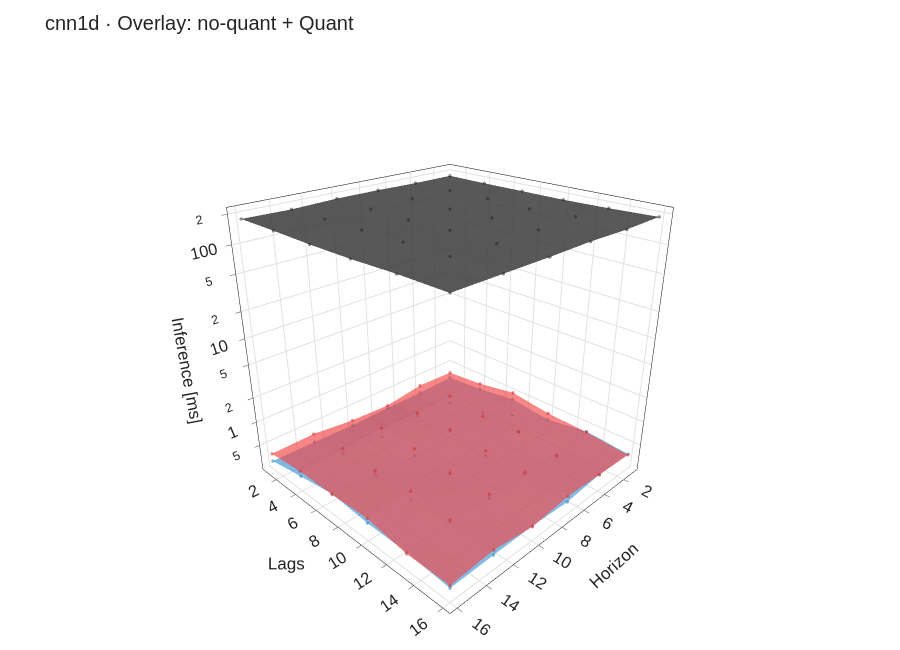
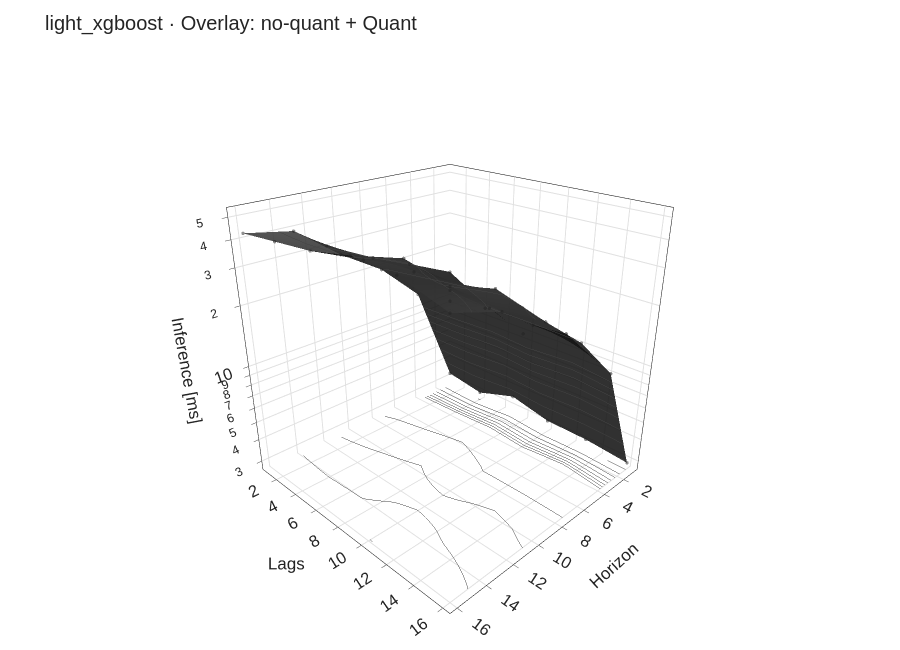
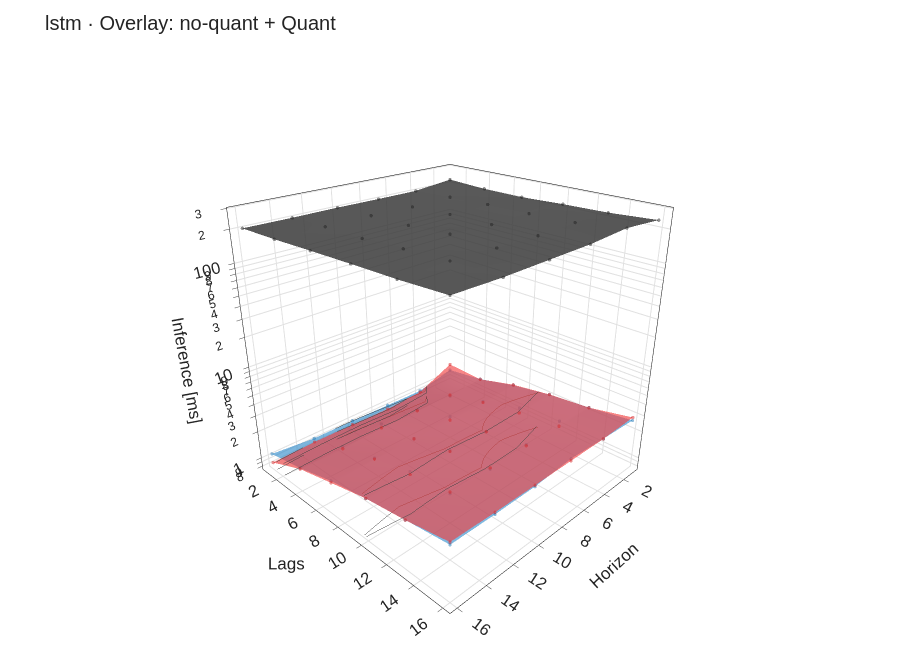
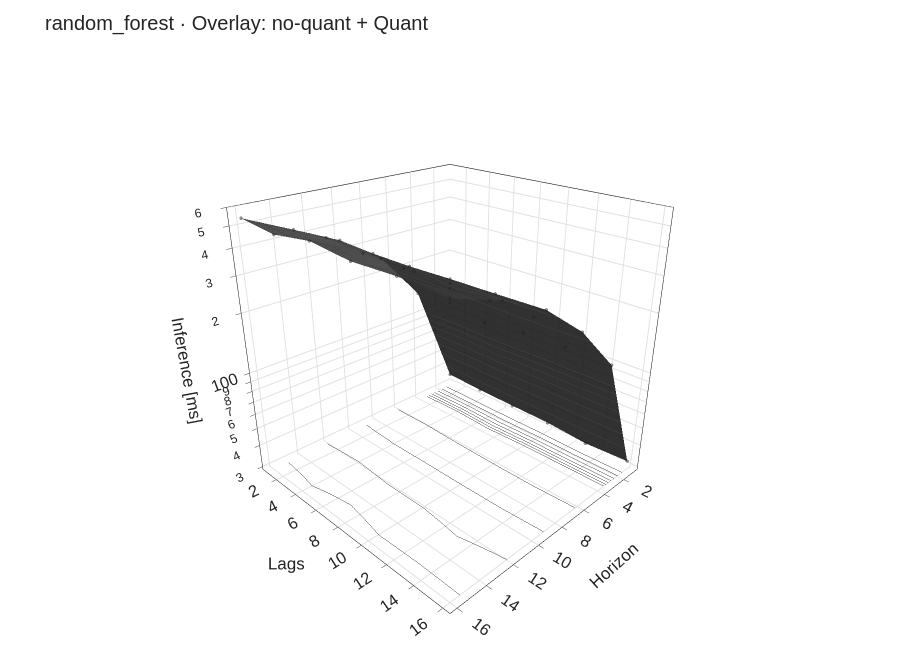

Notebook code for these charts, in order:
### Code cell
# === Plotly 3D · Overlay je Modell (no-quant + Quant) mit einheitlichem Kamerawinkel ===
import re
import numpy as np
import pandas as pd
import plotly.graph_objects as go
from plotly.subplots import make_subplots

# ---------- Wissenschaftliches Styling ----------
CAMERA_SCI = dict(eye=dict(x=1.55, y=1.55, z=1.05), center=dict(x=0, y=0, z=0), up=dict(x=0, y=0, z=1))
FONT_SCI   = dict(family="Arial, Helvetica, sans-serif", size=14)
GRIDCOLOR  = "rgba(0,0,0,0.12)"

COLORS = {
    "no-quant": "#222222",
    "quant-fp16": "#1f77b4",
    "quant-int8": "#d62728",
    # fallback:
    "other": "#2ca02c",
}

def _label_quant(q: str) -> str:
    s = str(q).lower()
    if "no" in s and "quant" in s:              return "no-quant"
    if re.search(r"(float\s*16|fp\s*16|quant.*16)", s):  return "quant-fp16"
    if re.search(r"(int\s*8|quant[-_ ]?8)", s):          return "quant-int8"
    return s

def _clean_df(df: pd.DataFrame) -> pd.DataFrame:
    need = {"algorithm","lags","horizon","avg_inference_time_ms"}
    miss = need - set(df.columns)
    if miss: raise ValueError(f"Fehlende Spalten: {sorted(miss)}")
    d = df.copy()
    d["lags"] = pd.to_numeric(d["lags"], errors="coerce")
    d["horizon"] = pd.to_numeric(d["horizon"], errors="coerce")
    d["avg_inference_time_ms"] = pd.to_numeric(d["avg_inference_time_ms"], errors="coerce")
    d["quant_mode"] = d.get("quant_mode", "no-quant")
    d["quant_mode"] = d["quant_mode"].map(_label_quant)
    return d.dropna(subset=["lags","horizon","avg_inference_time_ms"])

def _agg(df: pd.DataFrame) -> pd.DataFrame:
    return (df.groupby(["algorithm","quant_mode","lags","horizon"], as_index=False)
              ["avg_inference_time_ms"].mean())

def _to_grid(df_sub: pd.DataFrame, zcol="avg_inference_time_ms"):
    piv = df_sub.pivot_table(index="lags", columns="horizon", values=zcol, aggfunc="mean")
    X = np.array(sorted(piv.columns))   # horizons
    Y = np.array(sorted(piv.index))     # lags
    Z = piv.reindex(index=Y, columns=X).values.astype(float)
    return X, Y, Z

# ---------- z-Skalierung: 'log' | 'asinh' | 'cut' (Pseudo-broken axis) ----------
def transform_z(Z, mode="log", cut_value=None, compress=0.25):
    """
    - log: keine Transformation der Daten; Achse in Plotly auf log setzen
    - asinh: weiche Kompression: z' = asinh(z / s), s ~ Median -> linear für klein, log-ähnlich für groß
    - cut:   Pseudo-'broken axis': bis cut_value linear, danach kleinere Steigung (komprimiert)
    """
    if mode == "log":
        return Z, None  # Achse auf log, Daten unverändert

    if mode == "asinh":
        s = np.nanmedian(Z[Z>0]) or 1.0
        Zt = np.arcsinh(Z / s)
        # Ticks: zurückrechnen
        ticks = np.linspace(np.nanmin(Zt), np.nanmax(Zt), 6)
        tickvals = ticks
        ticktext = [f"{(np.sinh(t)*s):.2g}" for t in ticks]
        return Zt, dict(type="linear", tickmode="array", tickvals=tickvals, ticktext=ticktext)

    if mode == "cut":
        if cut_value is None:
            # default: 95%-Quantil der Werte als Cut
            finite = Z[np.isfinite(Z)]
            cut_value = float(np.quantile(finite, 0.95)) if finite.size else 1.0
        Zt = Z.copy()
        above = Z > cut_value
        Zt[above] = cut_value + (Z[above] - cut_value) * compress
        # Ticks: ein paar unterhalb + oberhalb
        low_ticks  = np.linspace(np.nanmin(Z), cut_value, 4)
        high_ticks = np.linspace(cut_value, np.nanmax(Z), 3)[1:]  # ohne Doppelung
        def _map(v):
            return cut_value + (v - cut_value) * compress if v > cut_value else v
        tickvals = [_map(v) for v in list(low_ticks) + list(high_ticks)]
        ticktext = [f"{v:.2g}" for v in list(low_ticks) + list(high_ticks)]
        return Zt, dict(type="linear", tickmode="array", tickvals=tickvals, ticktext=ticktext)

    raise ValueError("mode muss 'log', 'asinh' oder 'cut' sein")

def _apply_layout(fig: go.Figure, title: str, zaxis_style=None, log_axis=False, height=650):
    scene = dict(
        xaxis=dict(title="Horizon",  showgrid=True, gridcolor=GRIDCOLOR, zeroline=False,
                   ticks="outside", mirror=True, showline=True, linewidth=1, linecolor="black"),
        yaxis=dict(title="Lags",     showgrid=True, gridcolor=GRIDCOLOR, zeroline=False,
                   ticks="outside", mirror=True, showline=True, linewidth=1, linecolor="black"),
        zaxis=dict(title="Inference [ms]",
                   type="log" if log_axis else "linear",
                   showgrid=True, gridcolor=GRIDCOLOR, zeroline=False,
                   ticks="outside", mirror=True, showline=True, linewidth=1, linecolor="black",
                   exponentformat="e"),
        bgcolor="white",
        camera=CAMERA_SCI,
    )
    if zaxis_style:
        scene["zaxis"].update(zaxis_style)

    fig.update_layout(
        title=title, template="simple_white", font=FONT_SCI,
        legend=dict(orientation="h", yanchor="bottom", y=1.02, xanchor="right", x=1),
        margin=dict(l=10, r=10, t=60, b=10), height=height
    )
    fig.update_scenes(**scene)

def plot_overlay_for_algorithm(df: pd.DataFrame,
                               algorithm: str,
                               include_quants=("no-quant","quant-fp16","quant-int8"),
                               z_mode="log",           # 'log' | 'asinh' | 'cut'
                               cut_value=None,         # nur für z_mode='cut'
                               compress=0.25):
    d = _clean_df(df)
    d = d[(d["algorithm"] == algorithm) & (d["quant_mode"].isin(include_quants))]
    if d.empty:
        raise ValueError(f"Keine Daten für '{algorithm}' mit {include_quants}.")

    g = _agg(d)
    fig = go.Figure()

    # Surfaces: Schicht über Schicht
    # Reihenfolge: zuerst no-quant (unten/opaque), dann Quant (oben/transparenter)
    order = [q for q in ("no-quant","quant-fp16","quant-int8") if q in g["quant_mode"].unique()]
    for q in order:
        sub = g[g["quant_mode"] == q]
        X, Y, Z = _to_grid(sub, "avg_inference_time_ms")

        # z-Transformation (falls asinh/cut)
        Zt, zstyle = transform_z(Z, mode=z_mode, cut_value=cut_value, compress=compress)

        color = COLORS.get(q, COLORS["other"])
        fig.add_trace(go.Surface(
            x=X, y=Y, z=Zt,
            name=q, showscale=False,
            opacity=0.88 if q == "no-quant" else 0.65,
            surfacecolor=np.zeros_like(Zt),
            colorscale=[[0, color], [1, color]],
            contours=dict(z=dict(show=True, usecolormap=False, highlightcolor="black", project_z=True)),
            lighting=dict(ambient=0.6, diffuse=0.7, specular=0.1, roughness=0.5),
        ))
        # Punkte als Referenz (falls Grid unvollständig)
        fig.add_trace(go.Scatter3d(
            x=sub["horizon"], y=sub["lags"], z=Zt.ravel(order="C")[:len(sub)],  # robust fallback
            mode="markers", name=f"{q} · Punkte", showlegend=False,
            marker=dict(size=2, color=color, opacity=0.5),
        ))

    # Layout
    _apply_layout(
        fig,
        title=f"{algorithm} · Overlay: no-quant + Quant",
        zaxis_style=(zstyle if z_mode in {"asinh","cut"} else None),
        log_axis=(z_mode == "log"),
    )
    # Achsentitel bei alternativen Modi anpassen
    if z_mode == "asinh":
        fig.update_scenes(zaxis_title="asinh(Inference / s)")
    if z_mode == "cut":
        fig.add_annotation(text="z-Achse komprimiert (Pseudo-Cut)",
                           xref="paper", yref="paper", x=0, y=1.07, showarrow=False,
                           font=dict(size=12, color="#444"))

    return fig

# ---------- Grid: alle Modelle, jeweils 2 nebeneinander ----------
def plot_overlay_grid_all_models(df: pd.DataFrame,
                                 include_quants=("no-quant","quant-fp16","quant-int8"),
                                 z_mode="log", cut_value=None, compress=0.25, cols=2):
    d = _clean_df(df)
    algos = sorted(d["algorithm"].unique())
    rows = int(np.ceil(len(algos)/cols))
    fig = make_subplots(
        rows=rows, cols=cols,
        specs=[[{"type":"scene"} for _ in range(cols)] for _ in range(rows)],
        subplot_titles=algos
    )

    for i, algo in enumerate(algos):
        r, c = divmod(i, cols)
        r, c = r+1, c+1
        sub = d[(d["algorithm"] == algo) & (d["quant_mode"].isin(include_quants))]
        if sub.empty:
            continue
        g = _agg(sub)

        order = [q for q in ("no-quant","quant-fp16","quant-int8") if q in g["quant_mode"].unique()]
        zstyle_scene = None
        for q in order:
            gq = g[g["quant_mode"] == q]
            X, Y, Z = _to_grid(gq)
            Zt, zstyle_scene = transform_z(Z, mode=z_mode, cut_value=cut_value, compress=compress)
            color = COLORS.get(q, COLORS["other"])
            fig.add_trace(go.Surface(
                x=X, y=Y, z=Zt, name=f"{algo} · {q}", showscale=False,
                opacity=0.88 if q == "no-quant" else 0.65,
                surfacecolor=np.zeros_like(Zt),
                colorscale=[[0, color], [1, color]],
                contours=dict(z=dict(show=True, usecolormap=False, highlightcolor="black", project_z=True)),
                lighting=dict(ambient=0.6, diffuse=0.7, specular=0.1, roughness=0.5),
            ), row=r, col=c)

        # Szene-Layout je Subplot (gleicher Kamerawinkel überall)
        scene_kw = dict(
            xaxis_title="Horizon", yaxis_title="Lags",
            zaxis_title="Inference [ms]",
            bgcolor="white",
            camera=CAMERA_SCI,
            zaxis=dict(
                type="log" if z_mode == "log" else "linear",
                showgrid=True, gridcolor=GRIDCOLOR, zeroline=False,
                ticks="outside", mirror=True, showline=True, linewidth=1, linecolor="black",
                exponentformat="e",
            )
        )
        if z_mode in {"asinh","cut"} and zstyle_scene:
            scene_kw["zaxis"].update(zstyle_scene)
            if z_mode == "asinh":
                scene_kw["zaxis"]["title"] = "asinh(Inference / s)"
        fig.update_scenes(**scene_kw, row=r, col=c)

    fig.update_layout(
        title="Modelle (jeweils Overlay: no-quant + Quant) – einheitlicher Kamerawinkel",
        template="simple_white", font=FONT_SCI,
        legend=dict(orientation="h", yanchor="bottom", y=1.02, xanchor="right", x=1),
        margin=dict(l=10, r=10, t=60, b=10), height=max(650, rows*520)
    )
    if z_mode == "cut":
        fig.add_annotation(text="z-Achse komprimiert (Pseudo-Cut)",
                           xref="paper", yref="paper", x=0, y=1.07, showarrow=False,
                           font=dict(size=12, color="#444"))
    return fig

# ---------- Beispiel-Nutzung ----------
# 1) Je Modell ein Overlay-Plot (no-quant + alle vorhandenen Quant-Varianten), log-z:
for algo in sorted(df_out["algorithm"].unique()):
    fig = plot_overlay_for_algorithm(df_out, algorithm=algo,
                                     include_quants=("no-quant","quant-fp16","quant-int8"),
                                     z_mode="log")  # oder 'asinh' / 'cut'
    fig.show()

# 2) Alle Modelle in einem Raster (2 nebeneinander), hier mit Pseudo-Cut:
fig_grid = plot_overlay_grid_all_models(
    df_out,
    include_quants=("no-quant","quant-fp16","quant-int8"),
    z_mode="cut",       # 'log' für reine Log-Achse, 'asinh' für weiche Kompression
    cut_value=None,     # None = automatisch (95%-Quantil); sonst z.B. 50 (ms)
    compress=0.25,      # Kompressionsfaktor >0 & <1 (kleiner = stärker komprimiert)
    cols=2
)
fig_grid.show()

### Figure 1 — Plotly figure (JSON) as saved in the notebook; plotly's stock layout.template omitted (floating-point values rounded to 4 significant figures)
{"data": [{"colorscale": [[0, "#222222"], [1, "#222222"]], "contours": {"z": {"highlightcolor": "black", "project": {"z": true}, "show": true, "usecolormap": false}}, "lighting": {"ambient": 0.6, "diffuse": 0.7, "roughness": 0.5, "specular": 0.1}, "name": "no-quant", "opacity": 0.88, "showscale": false, "surfacecolor": [[0.0, 0.0, 0.0, 0.0, 0.0, 0.0], [0.0, 0.0, 0.0, 0.0, 0.0, 0.0], [0.0, 0.0, 0.0, 0.0, 0.0, 0.0], [0.0, 0.0, 0.0, 0.0, 0.0, 0.0], [0.0, 0.0, 0.0, 0.0, 0.0, 0.0], [0.0, 0.0, 0.0, 0.0, 0.0, 0.0]], "type": "surface", "x": [1, 4, 7, 10, 13, 16], "y": [1, 4, 7, 10, 13, 16], "z": [[179.0, 178.0, 181.5, 181.9, 176.2, 179.6], [177.1, 179.9, 181.3, 177.7, 178.7, 179.2], [177.2, 181.5, 177.6, 177.0, 182.0, 176.5], [177.0, 178.1, 184.0, 180.7, 185.0, 177.6], [180.9, 189.4, 182.2, 179.6, 186.3, 183.2], [188.1, 183.8, 187.4, 184.1, 183.6, 183.4]]}, {"marker": {"color": "#222222", "opacity": 0.5, "size": 2}, "mode": "markers", "name": "no-quant · Punkte", "showlegend": false, "type": "scatter3d", "x": [1, 4, 7, 10, 13, 16, 1, 4, 7, 10, 13, 16, 1, 4, 7, 10, 13, 16, 1, 4, 7, 10, 13, 16, 1, 4, 7, 10, 13, 16, 1, 4, 7, 10, 13, 16], "y": [1, 1, 1, 1, 1, 1, 4, 4, 4, 4, 4, 4, 7, 7, 7, 7, 7, 7, 10, 10, 10, 10, 10, 10, 13, 13, 13, 13, 13, 13, 16, 16, 16, 16, 16, 16], "z": [179.0, 178.0, 181.5, 181.9, 176.2, 179.6, 177.1, 179.9, 181.3, 177.7, 178.7, 179.2, 177.2, 181.5, 177.6, 177.0, 182.0, 176.5, 177.0, 178.1, 184.0, 180.7, 185.0, 177.6, 180.9, 189.4, 182.2, 179.6, 186.3, 183.2, 188.1, 183.8, 187.4, 184.1, 183.6, 183.4]}, {"colorscale": [[0, "#1f77b4"], [1, "#1f77b4"]], "contours": {"z": {"highlightcolor": "black", "project": {"z": true}, "show": true, "usecolormap": false}}, "lighting": {"ambient": 0.6, "diffuse": 0.7, "roughness": 0.5, "specular": 0.1}, "name": "quant-fp16", "opacity": 0.65, "showscale": false, "surfacecolor": [[0.0, 0.0, 0.0, 0.0, 0.0, 0.0], [0.0, 0.0, 0.0, 0.0, 0.0, 0.0], [0.0, 0.0, 0.0, 0.0, 0.0, 0.0], [0.0, 0.0, 0.0, 0.0, 0.0, 0.0], [0.0, 0.0, 0.0, 0.0, 0.0, 0.0], [0.0, 0.0, 0.0, 0.0, 0.0, 0.0]], "type": "surface", "x": [1, 4, 7, 10, 13, 16], "y": [1, 4, 7, 10, 13, 16], "z": [[0.3136, 0.3021, 0.3013, 0.2921, 0.304, 0.3087], [0.3438, 0.3619, 0.3988, 0.3614, 0.3874, 0.3709], [0.4038, 0.4441, 0.4292, 0.364, 0.3933, 0.4368], [0.3539, 0.4248, 0.3634, 0.436, 0.3652, 0.3956], [0.4258, 0.3589, 0.4281, 0.3853, 0.408, 0.3913], [0.3838, 0.3891, 0.3456, 0.3654, 0.3598, 0.3499]]}, {"marker": {"color": "#1f77b4", "opacity": 0.5, "size": 2}, "mode": "markers", "name": "quant-fp16 · Punkte", "showlegend": false, "type": "scatter3d", "x": [1, 4, 7, 10, 13, 16, 1, 4, 7, 10, 13, 16, 1, 4, 7, 10, 13, 16, 1, 4, 7, 10, 13, 16, 1, 4, 7, 10, 13, 16, 1, 4, 7, 10, 13, 16], "y": [1, 1, 1, 1, 1, 1, 4, 4, 4, 4, 4, 4, 7, 7, 7, 7, 7, 7, 10, 10, 10, 10, 10, 10, 13, 13, 13, 13, 13, 13, 16, 16, 16, 16, 16, 16], "z": [0.3136, 0.3021, 0.3013, 0.2921, 0.304, 0.3087, 0.3438, 0.3619, 0.3988, 0.3614, 0.3874, 0.3709, 0.4038, 0.4441, 0.4292, 0.364, 0.3933, 0.4368, 0.3539, 0.4248, 0.3634, 0.436, 0.3652, 0.3956, 0.4258, 0.3589, 0.4281, 0.3853, 0.408, 0.3913, 0.3838, 0.3891, 0.3456, 0.3654, 0.3598, 0.3499]}, {"colorscale": [[0, "#d62728"], [1, "#d62728"]], "contours": {"z": {"highlightcolor": "black", "project": {"z": true}, "show": true, "usecolormap": false}}, "lighting": {"ambient": 0.6, "diffuse": 0.7, "roughness": 0.5, "specular": 0.1}, "name": "quant-int8", "opacity": 0.65, "showscale": false, "surfacecolor": [[0.0, 0.0, 0.0, 0.0, 0.0, 0.0], [0.0, 0.0, 0.0, 0.0, 0.0, 0.0], [0.0, 0.0, 0.0, 0.0, 0.0, 0.0], [0.0, 0.0, 0.0, 0.0, 0.0, 0.0], [0.0, 0.0, 0.0, 0.0, 0.0, 0.0], [0.0, 0.0, 0.0, 0.0, 0.0, 0.0]], "type": "surface", "x": [1, 4, 7, 10, 13, 16], "y": [1, 4, 7, 10, 13, 16], "z": [[0.375, 0.3869, 0.3284, 0.3445, 0.3932, 0.386], [0.4123, 0.4475, 0.4381, 0.4725, 0.4518, 0.4294], [0.5028, 0.3953, 0.4473, 0.4517, 0.4382, 0.428], [0.4336, 0.4197, 0.426, 0.4026, 0.4691, 0.45], [0.4161, 0.3691, 0.4051, 0.432, 0.4357, 0.373], [0.3727, 0.3875, 0.4055, 0.3554, 0.4128, 0.3743]]}, {"marker": {"color": "#d62728", "opacity": 0.5, "size": 2}, "mode": "markers", "name": "quant-int8 · Punkte", "showlegend": false, "type": "scatter3d", "x": [1, 4, 7, 10, 13, 16, 1, 4, 7, 10, 13, 16, 1, 4, 7, 10, 13, 16, 1, 4, 7, 10, 13, 16, 1, 4, 7, 10, 13, 16, 1, 4, 7, 10, 13, 16], "y": [1, 1, 1, 1, 1, 1, 4, 4, 4, 4, 4, 4, 7, 7, 7, 7, 7, 7, 10, 10, 10, 10, 10, 10, 13, 13, 13, 13, 13, 13, 16, 16, 16, 16, 16, 16], "z": [0.375, 0.3869, 0.3284, 0.3445, 0.3932, 0.386, 0.4123, 0.4475, 0.4381, 0.4725, 0.4518, 0.4294, 0.5028, 0.3953, 0.4473, 0.4517, 0.4382, 0.428, 0.4336, 0.4197, 0.426, 0.4026, 0.4691, 0.45, 0.4161, 0.3691, 0.4051, 0.432, 0.4357, 0.373, 0.3727, 0.3875, 0.4055, 0.3554, 0.4128, 0.3743]}], "layout": {"font": {"family": "Arial, Helvetica, sans-serif", "size": 14}, "height": 650, "legend": {"orientation": "h", "x": 1, "xanchor": "right", "y": 1.02, "yanchor": "bottom"}, "margin": {"b": 10, "l": 10, "r": 10, "t": 60}, "scene": {"bgcolor": "white", "camera": {"center": {"x": 0, "y": 0, "z": 0}, "eye": {"x": 1.55, "y": 1.55, "z": 1.05}, "up": {"x": 0, "y": 0, "z": 1}}, "xaxis": {"gridcolor": "rgba(0,0,0,0.12)", "linecolor": "black", "linewidth": 1, "mirror": true, "showgrid": true, "showline": true, "ticks": "outside", "title": {"text": "Horizon"}, "zeroline": false}, "yaxis": {"gridcolor": "rgba(0,0,0,0.12)", "linecolor": "black", "linewidth": 1, "mirror": true, "showgrid": true, "showline": true, "ticks": "outside", "title": {"text": "Lags"}, "zeroline": false}, "zaxis": {"exponentformat": "e", "gridcolor": "rgba(0,0,0,0.12)", "linecolor": "black", "linewidth": 1, "mirror": true, "showgrid": true, "showline": true, "ticks": "outside", "title": {"text": "Inference [ms]"}, "type": "log", "zeroline": false}}, "title": {"text": "cnn1d · Overlay: no-quant + Quant"}}}

### Figure 2 — Plotly figure (JSON) as saved in the notebook; plotly's stock layout.template omitted (floating-point values rounded to 4 significant figures)
{"data": [{"colorscale": [[0, "#222222"], [1, "#222222"]], "contours": {"z": {"highlightcolor": "black", "project": {"z": true}, "show": true, "usecolormap": false}}, "lighting": {"ambient": 0.6, "diffuse": 0.7, "roughness": 0.5, "specular": 0.1}, "name": "no-quant", "opacity": 0.88, "showscale": false, "surfacecolor": [[0.0, 0.0, 0.0, 0.0, 0.0, 0.0], [0.0, 0.0, 0.0, 0.0, 0.0, 0.0], [0.0, 0.0, 0.0, 0.0, 0.0, 0.0], [0.0, 0.0, 0.0, 0.0, 0.0, 0.0], [0.0, 0.0, 0.0, 0.0, 0.0, 0.0], [0.0, 0.0, 0.0, 0.0, 0.0, 0.0]], "type": "surface", "x": [1, 4, 7, 10, 13, 16], "y": [1, 4, 7, 10, 13, 16], "z": [[3.237, 12.19, 19.44, 26.56, 38.91, 42.69], [2.985, 13.05, 21.73, 29.2, 37.6, 44.35], [3.517, 14.03, 24.99, 31.22, 37.28, 46.08], [3.126, 12.22, 19.49, 27.52, 43.12, 50.35], [3.093, 14.64, 19.19, 32.64, 38.65, 49.17], [2.929, 11.32, 19.14, 28.15, 36.46, 42.6]]}, {"marker": {"color": "#222222", "opacity": 0.5, "size": 2}, "mode": "markers", "name": "no-quant · Punkte", "showlegend": false, "type": "scatter3d", "x": [1, 4, 7, 10, 13, 16, 1, 4, 7, 10, 13, 16, 1, 4, 7, 10, 13, 16, 1, 4, 7, 10, 13, 16, 1, 4, 7, 10, 13, 16, 1, 4, 7, 10, 13, 16], "y": [1, 1, 1, 1, 1, 1, 4, 4, 4, 4, 4, 4, 7, 7, 7, 7, 7, 7, 10, 10, 10, 10, 10, 10, 13, 13, 13, 13, 13, 13, 16, 16, 16, 16, 16, 16], "z": [3.237, 12.19, 19.44, 26.56, 38.91, 42.69, 2.985, 13.05, 21.73, 29.2, 37.6, 44.35, 3.517, 14.03, 24.99, 31.22, 37.28, 46.08, 3.126, 12.22, 19.49, 27.52, 43.12, 50.35, 3.093, 14.64, 19.19, 32.64, 38.65, 49.17, 2.929, 11.32, 19.14, 28.15, 36.46, 42.6]}], "layout": {"font": {"family": "Arial, Helvetica, sans-serif", "size": 14}, "height": 650, "legend": {"orientation": "h", "x": 1, "xanchor": "right", "y": 1.02, "yanchor": "bottom"}, "margin": {"b": 10, "l": 10, "r": 10, "t": 60}, "scene": {"bgcolor": "white", "camera": {"center": {"x": 0, "y": 0, "z": 0}, "eye": {"x": 1.55, "y": 1.55, "z": 1.05}, "up": {"x": 0, "y": 0, "z": 1}}, "xaxis": {"gridcolor": "rgba(0,0,0,0.12)", "linecolor": "black", "linewidth": 1, "mirror": true, "showgrid": true, "showline": true, "ticks": "outside", "title": {"text": "Horizon"}, "zeroline": false}, "yaxis": {"gridcolor": "rgba(0,0,0,0.12)", "linecolor": "black", "linewidth": 1, "mirror": true, "showgrid": true, "showline": true, "ticks": "outside", "title": {"text": "Lags"}, "zeroline": false}, "zaxis": {"exponentformat": "e", "gridcolor": "rgba(0,0,0,0.12)", "linecolor": "black", "linewidth": 1, "mirror": true, "showgrid": true, "showline": true, "ticks": "outside", "title": {"text": "Inference [ms]"}, "type": "log", "zeroline": false}}, "title": {"text": "light_xgboost · Overlay: no-quant + Quant"}}}

### Figure 3 — Plotly figure (JSON) as saved in the notebook; plotly's stock layout.template omitted (floating-point values rounded to 4 significant figures)
{"data": [{"colorscale": [[0, "#222222"], [1, "#222222"]], "contours": {"z": {"highlightcolor": "black", "project": {"z": true}, "show": true, "usecolormap": false}}, "lighting": {"ambient": 0.6, "diffuse": 0.7, "roughness": 0.5, "specular": 0.1}, "name": "no-quant", "opacity": 0.88, "showscale": false, "surfacecolor": [[0.0, 0.0, 0.0, 0.0, 0.0, 0.0], [0.0, 0.0, 0.0, 0.0, 0.0, 0.0], [0.0, 0.0, 0.0, 0.0, 0.0, 0.0], [0.0, 0.0, 0.0, 0.0, 0.0, 0.0], [0.0, 0.0, 0.0, 0.0, 0.0, 0.0], [0.0, 0.0, 0.0, 0.0, 0.0, 0.0]], "type": "surface", "x": [1, 4, 7, 10, 13, 16], "y": [1, 4, 7, 10, 13, 16], "z": [[222.4, 202.4, 202.2, 203.7, 202.3, 203.3], [212.3, 210.9, 206.8, 211.2, 209.9, 207.6], [211.0, 217.8, 216.3, 215.5, 211.2, 215.6], [219.6, 220.3, 219.2, 228.7, 223.1, 222.6], [224.7, 228.1, 222.3, 226.2, 233.9, 228.3], [239.1, 256.1, 241.5, 238.6, 235.5, 239.9]]}, {"marker": {"color": "#222222", "opacity": 0.5, "size": 2}, "mode": "markers", "name": "no-quant · Punkte", "showlegend": false, "type": "scatter3d", "x": [1, 4, 7, 10, 13, 16, 1, 4, 7, 10, 13, 16, 1, 4, 7, 10, 13, 16, 1, 4, 7, 10, 13, 16, 1, 4, 7, 10, 13, 16, 1, 4, 7, 10, 13, 16], "y": [1, 1, 1, 1, 1, 1, 4, 4, 4, 4, 4, 4, 7, 7, 7, 7, 7, 7, 10, 10, 10, 10, 10, 10, 13, 13, 13, 13, 13, 13, 16, 16, 16, 16, 16, 16], "z": [222.4, 202.4, 202.2, 203.7, 202.3, 203.3, 212.3, 210.9, 206.8, 211.2, 209.9, 207.6, 211.0, 217.8, 216.3, 215.5, 211.2, 215.6, 219.6, 220.3, 219.2, 228.7, 223.1, 222.6, 224.7, 228.1, 222.3, 226.2, 233.9, 228.3, 239.1, 256.1, 241.5, 238.6, 235.5, 239.9]}, {"colorscale": [[0, "#1f77b4"], [1, "#1f77b4"]], "contours": {"z": {"highlightcolor": "black", "project": {"z": true}, "show": true, "usecolormap": false}}, "lighting": {"ambient": 0.6, "diffuse": 0.7, "roughness": 0.5, "specular": 0.1}, "name": "quant-fp16", "opacity": 0.65, "showscale": false, "surfacecolor": [[0.0, 0.0, 0.0, 0.0, 0.0, 0.0], [0.0, 0.0, 0.0, 0.0, 0.0, 0.0], [0.0, 0.0, 0.0, 0.0, 0.0, 0.0], [0.0, 0.0, 0.0, 0.0, 0.0, 0.0], [0.0, 0.0, 0.0, 0.0, 0.0, 0.0], [0.0, 0.0, 0.0, 0.0, 0.0, 0.0]], "type": "surface", "x": [1, 4, 7, 10, 13, 16], "y": [1, 4, 7, 10, 13, 16], "z": [[1.182, 0.9542, 0.9721, 0.9986, 1.002, 1.113], [1.361, 1.277, 1.355, 1.49, 1.351, 1.332], [1.749, 1.726, 1.811, 1.667, 1.721, 1.718], [2.088, 2.29, 2.02, 2.066, 2.154, 2.057], [2.325, 2.632, 2.427, 2.287, 2.3, 2.37], [2.68, 2.796, 2.945, 2.712, 2.676, 2.697]]}, {"marker": {"color": "#1f77b4", "opacity": 0.5, "size": 2}, "mode": "markers", "name": "quant-fp16 · Punkte", "showlegend": false, "type": "scatter3d", "x": [1, 4, 7, 10, 13, 16, 1, 4, 7, 10, 13, 16, 1, 4, 7, 10, 13, 16, 1, 4, 7, 10, 13, 16, 1, 4, 7, 10, 13, 16, 1, 4, 7, 10, 13, 16], "y": [1, 1, 1, 1, 1, 1, 4, 4, 4, 4, 4, 4, 7, 7, 7, 7, 7, 7, 10, 10, 10, 10, 10, 10, 13, 13, 13, 13, 13, 13, 16, 16, 16, 16, 16, 16], "z": [1.182, 0.9542, 0.9721, 0.9986, 1.002, 1.113, 1.361, 1.277, 1.355, 1.49, 1.351, 1.332, 1.749, 1.726, 1.811, 1.667, 1.721, 1.718, 2.088, 2.29, 2.02, 2.066, 2.154, 2.057, 2.325, 2.632, 2.427, 2.287, 2.3, 2.37, 2.68, 2.796, 2.945, 2.712, 2.676, 2.697]}, {"colorscale": [[0, "#d62728"], [1, "#d62728"]], "contours": {"z": {"highlightcolor": "black", "project": {"z": true}, "show": true, "usecolormap": false}}, "lighting": {"ambient": 0.6, "diffuse": 0.7, "roughness": 0.5, "specular": 0.1}, "name": "quant-int8", "opacity": 0.65, "showscale": false, "surfacecolor": [[0.0, 0.0, 0.0, 0.0, 0.0, 0.0], [0.0, 0.0, 0.0, 0.0, 0.0, 0.0], [0.0, 0.0, 0.0, 0.0, 0.0, 0.0], [0.0, 0.0, 0.0, 0.0, 0.0, 0.0], [0.0, 0.0, 0.0, 0.0, 0.0, 0.0], [0.0, 0.0, 0.0, 0.0, 0.0, 0.0]], "type": "surface", "x": [1, 4, 7, 10, 13, 16], "y": [1, 4, 7, 10, 13, 16], "z": [[1.405, 0.9188, 0.8736, 0.8945, 0.9077, 0.8812], [1.355, 1.313, 1.327, 1.347, 1.279, 1.299], [1.774, 1.677, 1.662, 1.663, 1.68, 1.636], [2.101, 2.017, 2.006, 2.037, 2.008, 2.052], [2.321, 2.311, 2.352, 2.361, 2.386, 2.358], [2.891, 2.778, 2.792, 2.791, 2.807, 2.862]]}, {"marker": {"color": "#d62728", "opacity": 0.5, "size": 2}, "mode": "markers", "name": "quant-int8 · Punkte", "showlegend": false, "type": "scatter3d", "x": [1, 4, 7, 10, 13, 16, 1, 4, 7, 10, 13, 16, 1, 4, 7, 10, 13, 16, 1, 4, 7, 10, 13, 16, 1, 4, 7, 10, 13, 16, 1, 4, 7, 10, 13, 16], "y": [1, 1, 1, 1, 1, 1, 4, 4, 4, 4, 4, 4, 7, 7, 7, 7, 7, 7, 10, 10, 10, 10, 10, 10, 13, 13, 13, 13, 13, 13, 16, 16, 16, 16, 16, 16], "z": [1.405, 0.9188, 0.8736, 0.8945, 0.9077, 0.8812, 1.355, 1.313, 1.327, 1.347, 1.279, 1.299, 1.774, 1.677, 1.662, 1.663, 1.68, 1.636, 2.101, 2.017, 2.006, 2.037, 2.008, 2.052, 2.321, 2.311, 2.352, 2.361, 2.386, 2.358, 2.891, 2.778, 2.792, 2.791, 2.807, 2.862]}], "layout": {"font": {"family": "Arial, Helvetica, sans-serif", "size": 14}, "height": 650, "legend": {"orientation": "h", "x": 1, "xanchor": "right", "y": 1.02, "yanchor": "bottom"}, "margin": {"b": 10, "l": 10, "r": 10, "t": 60}, "scene": {"bgcolor": "white", "camera": {"center": {"x": 0, "y": 0, "z": 0}, "eye": {"x": 1.55, "y": 1.55, "z": 1.05}, "up": {"x": 0, "y": 0, "z": 1}}, "xaxis": {"gridcolor": "rgba(0,0,0,0.12)", "linecolor": "black", "linewidth": 1, "mirror": true, "showgrid": true, "showline": true, "ticks": "outside", "title": {"text": "Horizon"}, "zeroline": false}, "yaxis": {"gridcolor": "rgba(0,0,0,0.12)", "linecolor": "black", "linewidth": 1, "mirror": true, "showgrid": true, "showline": true, "ticks": "outside", "title": {"text": "Lags"}, "zeroline": false}, "zaxis": {"exponentformat": "e", "gridcolor": "rgba(0,0,0,0.12)", "linecolor": "black", "linewidth": 1, "mirror": true, "showgrid": true, "showline": true, "ticks": "outside", "title": {"text": "Inference [ms]"}, "type": "log", "zeroline": false}}, "title": {"text": "lstm · Overlay: no-quant + Quant"}}}

### Figure 4 — Plotly figure (JSON) as saved in the notebook; plotly's stock layout.template omitted (floating-point values rounded to 4 significant figures)
{"data": [{"colorscale": [[0, "#222222"], [1, "#222222"]], "contours": {"z": {"highlightcolor": "black", "project": {"z": true}, "show": true, "usecolormap": false}}, "lighting": {"ambient": 0.6, "diffuse": 0.7, "roughness": 0.5, "specular": 0.1}, "name": "no-quant", "opacity": 0.88, "showscale": false, "surfacecolor": [[0.0, 0.0, 0.0, 0.0, 0.0, 0.0], [0.0, 0.0, 0.0, 0.0, 0.0, 0.0], [0.0, 0.0, 0.0, 0.0, 0.0, 0.0], [0.0, 0.0, 0.0, 0.0, 0.0, 0.0], [0.0, 0.0, 0.0, 0.0, 0.0, 0.0], [0.0, 0.0, 0.0, 0.0, 0.0, 0.0]], "type": "surface", "x": [1, 4, 7, 10, 13, 16], "y": [1, 4, 7, 10, 13, 16], "z": [[34.28, 133.9, 242.6, 340.5, 430.1, 540.3], [33.52, 138.3, 238.2, 332.8, 445.8, 516.5], [33.16, 127.0, 239.2, 331.8, 432.2, 548.9], [32.9, 134.3, 229.7, 336.1, 429.6, 522.6], [31.58, 136.5, 226.9, 338.1, 413.9, 531.0], [32.35, 135.0, 232.4, 341.5, 435.3, 520.0]]}, {"marker": {"color": "#222222", "opacity": 0.5, "size": 2}, "mode": "markers", "name": "no-quant · Punkte", "showlegend": false, "type": "scatter3d", "x": [1, 4, 7, 10, 13, 16, 1, 4, 7, 10, 13, 16, 1, 4, 7, 10, 13, 16, 1, 4, 7, 10, 13, 16, 1, 4, 7, 10, 13, 16, 1, 4, 7, 10, 13, 16], "y": [1, 1, 1, 1, 1, 1, 4, 4, 4, 4, 4, 4, 7, 7, 7, 7, 7, 7, 10, 10, 10, 10, 10, 10, 13, 13, 13, 13, 13, 13, 16, 16, 16, 16, 16, 16], "z": [34.28, 133.9, 242.6, 340.5, 430.1, 540.3, 33.52, 138.3, 238.2, 332.8, 445.8, 516.5, 33.16, 127.0, 239.2, 331.8, 432.2, 548.9, 32.9, 134.3, 229.7, 336.1, 429.6, 522.6, 31.58, 136.5, 226.9, 338.1, 413.9, 531.0, 32.35, 135.0, 232.4, 341.5, 435.3, 520.0]}], "layout": {"font": {"family": "Arial, Helvetica, sans-serif", "size": 14}, "height": 650, "legend": {"orientation": "h", "x": 1, "xanchor": "right", "y": 1.02, "yanchor": "bottom"}, "margin": {"b": 10, "l": 10, "r": 10, "t": 60}, "scene": {"bgcolor": "white", "camera": {"center": {"x": 0, "y": 0, "z": 0}, "eye": {"x": 1.55, "y": 1.55, "z": 1.05}, "up": {"x": 0, "y": 0, "z": 1}}, "xaxis": {"gridcolor": "rgba(0,0,0,0.12)", "linecolor": "black", "linewidth": 1, "mirror": true, "showgrid": true, "showline": true, "ticks": "outside", "title": {"text": "Horizon"}, "zeroline": false}, "yaxis": {"gridcolor": "rgba(0,0,0,0.12)", "linecolor": "black", "linewidth": 1, "mirror": true, "showgrid": true, "showline": true, "ticks": "outside", "title": {"text": "Lags"}, "zeroline": false}, "zaxis": {"exponentformat": "e", "gridcolor": "rgba(0,0,0,0.12)", "linecolor": "black", "linewidth": 1, "mirror": true, "showgrid": true, "showline": true, "ticks": "outside", "title": {"text": "Inference [ms]"}, "type": "log", "zeroline": false}}, "title": {"text": "random_forest · Overlay: no-quant + Quant"}}}
